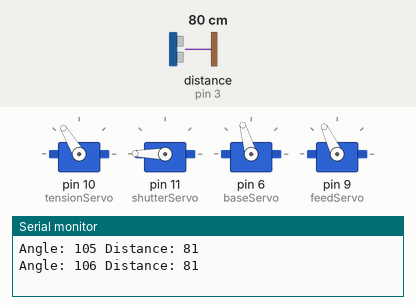
Bench run of a sketch on a simulated Arduino Uno, built with avr-gcc and run on an emulated ATmega328P. Shown: 4 × servo, the last lines printed to the serial monitor. Inputs (shaded band) come from the test bench; at power-on: distance to the obstacle (sensor on pin 3) 80 cm. The echo pulse lasts 58.3 µs per cm.

Above: at 3.2 s.
3.3 s: distance to the obstacle (sensor on pin 3) set to 94 cm
At 4.8 s:
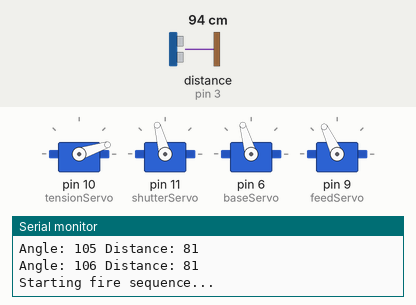
12.5 s: distance to the obstacle (sensor on pin 3) set to 102 cm
At 14.1 s:
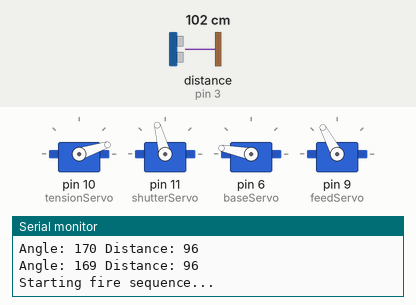
21.9 s: distance to the obstacle (sensor on pin 3) set to 250 cm
31.7 s: distance to the obstacle (sensor on pin 3) set to 2 cm
At 35.3 s:
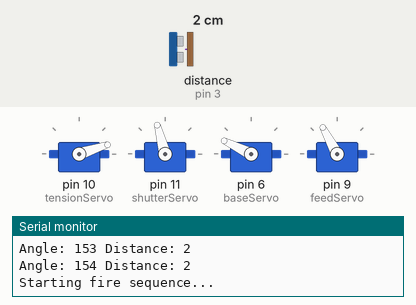
Timing chart, 0 to 38.1 s (numbered marks = the images above; inputs shaded):
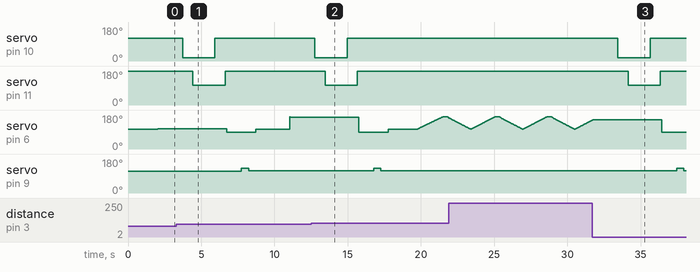

Measured:
- the behaviour switches between 98 and 99 cm on distance to the obstacle (sensor on pin 3) (found by bisection; images 1 and 2)
- after the input at 12.5 s, servo on pin 10 (tensionServo): goes on until 15.0 s, then stays 121°
- after the input at 31.7 s, servo on pin 10 (tensionServo): 121° → 18° after 1.8 s, → 121° 2.2 s later; servo on pin 11 (shutterServo): 179° → 105° after 2.5 s, → 179° 2.2 s later; servo on pin 9 (feedServo): 118° → 130° after 5.8 s, → 118° 0.50 s later

The sketch:

corn_catapult_robot.ino
```cpp
#include <Servo.h>
#include <NewPing.h>

#define TRIGGER_PIN  2  // Pin for the ultrasonic sensor trigger
#define ECHO_PIN     3  // Pin for the ultrasonic sensor echo
#define MAX_DISTANCE 150  // Maximum detection distance (in cm)

NewPing sonar(TRIGGER_PIN, ECHO_PIN, MAX_DISTANCE);

// Creating objects to control the servos
Servo tensionServo;
Servo shutterServo;
Servo baseServo;
Servo feedServo;

// Initial positions for the servos
const int tensionInitialPos = 121;
const int tensionFireDelay = 700;

const int shutterInitialPos = 179;
const int shutterFirePos = 105;
const int shutterFireDelay = 1500;

const int baseStartPos = 105;  // Starting position for the base
const int baseEndPos = 170;    // Ending position for the base
const int baseFirePos = 90;    // Position for firing
const int baseReturnPos = 105; // Position for returning the base
const int scanDelay = 10;      // Delay for servo movement (in ms)
const int pauseDelay = 300;    // Pause at position (in ms)
const int stopDelay = 1500;    // Delay for stopping (in ms)
const int pauseBeforeFire = 200;  // Pause before firing sequence
const int delayAfterTensionReturn = 700;  // Delay after tension returns before closing the shutter

const int feedInitialPos = 115;  // Initial position for feeding
const int feedOpenPos = 130;     // Open position for feeding
const int feedClosePos = 118;    // Closed position for feeding
const int feedCycleDelay = 1000;  // Delay for the full feeding cycle (in ms)

const int fixedTensionAngle = 18;  // Fixed tension angle

const int validObjectDistance = 100; // Maximum distance for object detection
const int minStableReadings = 2; // Minimum number of consecutive stable readings from the ultrasonic sensor

void setup() {
  Serial.begin(9600);  // Initializing serial port for debugging

  // Attach servos to their respective pins
  tensionServo.attach(10);  // Attach tension servo to pin 10
  shutterServo.attach(11);  // Attach shutter servo to pin 11
  baseServo.attach(6);      // Attach base servo to pin 6
  feedServo.attach(9);      // Attach feed servo to pin 9

  // Set initial positions
  tensionServo.write(tensionInitialPos);
  shutterServo.write(shutterInitialPos);
  baseServo.write(baseStartPos);
  feedServo.write(feedInitialPos);

  delay(2000);  // Give the servos time to reach their initial positions
}

void loop() {
  scanAndFire(baseStartPos, baseEndPos); // Scan forward
  delay(pauseDelay);  // Pause
  scanAndFire(baseEndPos, baseStartPos);  // Scan backward
}

// Function for smooth scanning and firing
void scanAndFire(int startAngle, int endAngle) {
  int step = (startAngle < endAngle) ? 1 : -1;  // Determine movement direction
  int stableReadingsCount = 0;  // Counter for stable readings

  for (int angle = startAngle; angle != endAngle + step; angle += step) {
    baseServo.write(angle);
    delay(scanDelay);  // Delay for smooth movement

    unsigned int distance = sonar.ping_cm();
    Serial.print("Angle: ");
    Serial.print(angle);
    Serial.print(" Distance: ");
    Serial.println(distance);

    // If the object is within the valid range (and the readings are stable)
    if (distance > 0 && distance <= validObjectDistance) {
      stableReadingsCount++;  // Increment the counter for stable readings

      // If two consecutive stable readings are detected, stop the base
      if (stableReadingsCount >= minStableReadings) {
        baseServo.write(angle);  // Stop the base at the current angle
        delay(stopDelay);  // Delay for stopping
        fireSequence();  // Start the firing sequence

        // Move the base to the feeding position
        baseServo.write(baseFirePos);
        delay(1000);  // Give time to set the position

        // Start the feeding cycle
        feedCycle();

        // Return the base to the starting position for a new scan
        baseServo.write(baseReturnPos);
        delay(2000);  // Give time for the base to return

        break;  // Stop scanning after firing
      }
    } else {
      stableReadingsCount = 0;  // Reset the counter if the readings are unstable
    }
  }
}

void fireSequence() {
  Serial.println("Starting fire sequence...");
  delay(pauseBeforeFire);  // Pause before starting the firing sequence

  tensionServo.write(fixedTensionAngle);  // Set the tension to a fixed angle of 18 degrees
  delay(tensionFireDelay);  // Wait for the tension to reach its position

  shutterServo.write(shutterFirePos);  // Open the shutter
  delay(shutterFireDelay);  // Delay for shutter opening

  tensionServo.write(tensionInitialPos);  // Return the tension
  delay(delayAfterTensionReturn);  // Pause after tension returns

  shutterServo.write(shutterInitialPos);  // Close the shutter
  delay(100);  // Delay for shutter return

  Serial.println("Fire sequence completed.");
}

void feedCycle() {
  Serial.println("Starting feed cycle...");
  feedServo.write(feedOpenPos);  // Open the feed
  delay(feedCycleDelay / 2);  // Delay for opening
  feedServo.write(feedClosePos);  // Close the feed
  delay(feedCycleDelay / 2);  // Delay for closing
  Serial.println("Feed cycle completed.");
}
```
